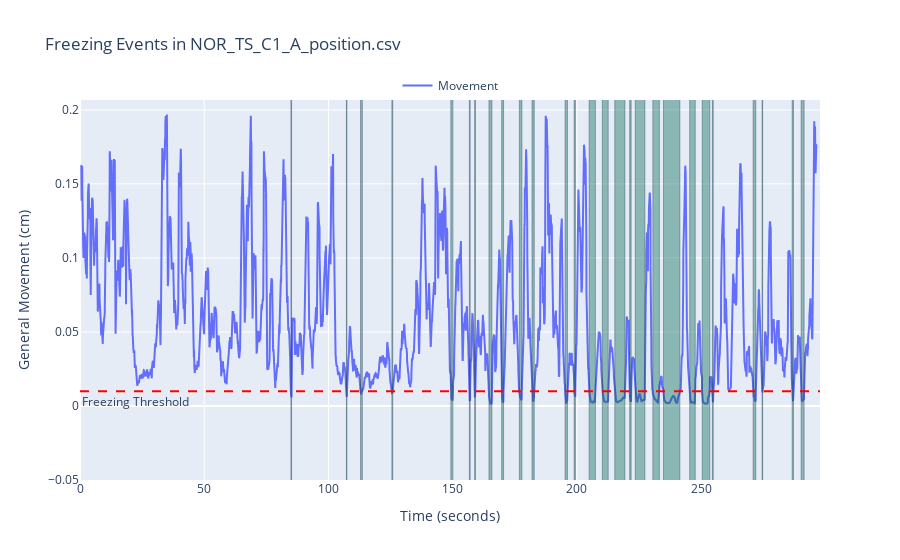

Notebook cell for this chart:
### Markdown cell above
---
#### 4.  We can also measure other behaviours, such as freezing

### Code cell
# Plot freezing events
rst.plot_freezing(params, example_path)

### Figure 1 — Plotly figure (JSON) as saved in the notebook; plotly's stock layout.template omitted (floating-point values rounded to 4 significant figures; data arrays with more than 128 entries replaced by an {"elided": "..."} marker saying what was removed)
{"data": [{"mode": "lines", "name": "Movement", "type": "scatter", "x": {"elided": "7422 float values"}, "y": {"elided": "7422 float values"}}], "layout": {"annotations": [{"showarrow": false, "text": "Freezing Threshold", "x": 0, "xanchor": "left", "xref": "x domain", "y": 0.01, "yanchor": "top", "yref": "y"}], "legend": {"orientation": "h", "x": 0.5, "xanchor": "center", "y": 1, "yanchor": "bottom"}, "shapes": [{"fillcolor": "rgba(0, 100, 80, 0.4)", "line": {"width": 0.4}, "type": "rect", "x0": 84.88, "x1": 85.16, "y0": -0.1, "y1": 1.5}, {"fillcolor": "rgba(0, 100, 80, 0.4)", "line": {"width": 0.4}, "type": "rect", "x0": 107.2, "x1": 107.4, "y0": -0.1, "y1": 1.5}, {"fillcolor": "rgba(0, 100, 80, 0.4)", "line": {"width": 0.4}, "type": "rect", "x0": 112.9, "x1": 113.6, "y0": -0.1, "y1": 1.5}, {"fillcolor": "rgba(0, 100, 80, 0.4)", "line": {"width": 0.4}, "type": "rect", "x0": 125.5, "x1": 125.9, "y0": -0.1, "y1": 1.5}, {"fillcolor": "rgba(0, 100, 80, 0.4)", "line": {"width": 0.4}, "type": "rect", "x0": 149.2, "x1": 150.1, "y0": -0.1, "y1": 1.5}, {"fillcolor": "rgba(0, 100, 80, 0.4)", "line": {"width": 0.4}, "type": "rect", "x0": 156.7, "x1": 157.0, "y0": -0.1, "y1": 1.5}, {"fillcolor": "rgba(0, 100, 80, 0.4)", "line": {"width": 0.4}, "type": "rect", "x0": 158.8, "x1": 159.2, "y0": -0.1, "y1": 1.5}, {"fillcolor": "rgba(0, 100, 80, 0.4)", "line": {"width": 0.4}, "type": "rect", "x0": 164.6, "x1": 165.8, "y0": -0.1, "y1": 1.5}, {"fillcolor": "rgba(0, 100, 80, 0.4)", "line": {"width": 0.4}, "type": "rect", "x0": 169.7, "x1": 170.5, "y0": -0.1, "y1": 1.5}, {"fillcolor": "rgba(0, 100, 80, 0.4)", "line": {"width": 0.4}, "type": "rect", "x0": 176.8, "x1": 177.9, "y0": -0.1, "y1": 1.5}, {"fillcolor": "rgba(0, 100, 80, 0.4)", "line": {"width": 0.4}, "type": "rect", "x0": 181.9, "x1": 182.8, "y0": -0.1, "y1": 1.5}, {"fillcolor": "rgba(0, 100, 80, 0.4)", "line": {"width": 0.4}, "type": "rect", "x0": 195.2, "x1": 196.2, "y0": -0.1, "y1": 1.5}, {"fillcolor": "rgba(0, 100, 80, 0.4)", "line": {"width": 0.4}, "type": "rect", "x0": 198.9, "x1": 199.4, "y0": -0.1, "y1": 1.5}, {"fillcolor": "rgba(0, 100, 80, 0.4)", "line": {"width": 0.4}, "type": "rect", "x0": 204.9, "x1": 207.4, "y0": -0.1, "y1": 1.5}, {"fillcolor": "rgba(0, 100, 80, 0.4)", "line": {"width": 0.4}, "type": "rect", "x0": 210.2, "x1": 212.6, "y0": -0.1, "y1": 1.5}, {"fillcolor": "rgba(0, 100, 80, 0.4)", "line": {"width": 0.4}, "type": "rect", "x0": 215.2, "x1": 219.3, "y0": -0.1, "y1": 1.5}, {"fillcolor": "rgba(0, 100, 80, 0.4)", "line": {"width": 0.4}, "type": "rect", "x0": 221.2, "x1": 221.8, "y0": -0.1, "y1": 1.5}, {"fillcolor": "rgba(0, 100, 80, 0.4)", "line": {"width": 0.4}, "type": "rect", "x0": 223.5, "x1": 227.4, "y0": -0.1, "y1": 1.5}, {"fillcolor": "rgba(0, 100, 80, 0.4)", "line": {"width": 0.4}, "type": "rect", "x0": 230.6, "x1": 233.2, "y0": -0.1, "y1": 1.5}, {"fillcolor": "rgba(0, 100, 80, 0.4)", "line": {"width": 0.4}, "type": "rect", "x0": 234.8, "x1": 241.4, "y0": -0.1, "y1": 1.5}, {"fillcolor": "rgba(0, 100, 80, 0.4)", "line": {"width": 0.4}, "type": "rect", "x0": 245.4, "x1": 247.6, "y0": -0.1, "y1": 1.5}, {"fillcolor": "rgba(0, 100, 80, 0.4)", "line": {"width": 0.4}, "type": "rect", "x0": 250.4, "x1": 253.5, "y0": -0.1, "y1": 1.5}, {"fillcolor": "rgba(0, 100, 80, 0.4)", "line": {"width": 0.4}, "type": "rect", "x0": 254.5, "x1": 254.9, "y0": -0.1, "y1": 1.5}, {"fillcolor": "rgba(0, 100, 80, 0.4)", "line": {"width": 0.4}, "type": "rect", "x0": 270.9, "x1": 272, "y0": -0.1, "y1": 1.5}, {"fillcolor": "rgba(0, 100, 80, 0.4)", "line": {"width": 0.4}, "type": "rect", "x0": 274.5, "x1": 274.8, "y0": -0.1, "y1": 1.5}, {"fillcolor": "rgba(0, 100, 80, 0.4)", "line": {"width": 0.4}, "type": "rect", "x0": 286.6, "x1": 287.2, "y0": -0.1, "y1": 1.5}, {"fillcolor": "rgba(0, 100, 80, 0.4)", "line": {"width": 0.4}, "type": "rect", "x0": 290.2, "x1": 291.4, "y0": -0.1, "y1": 1.5}, {"line": {"color": "red", "dash": "dash"}, "type": "line", "x0": 0, "x1": 1, "xref": "x domain", "y0": 0.01, "y1": 0.01, "yref": "y"}], "showlegend": true, "title": {"text": "Freezing Events in NOR_TS_C1_A_position.csv"}, "xaxis": {"range": [0, 297.8], "title": {"text": "Time (seconds)"}}, "yaxis": {"range": [-0.05, 0.2067], "title": {"text": "General Movement (cm)"}}}}
